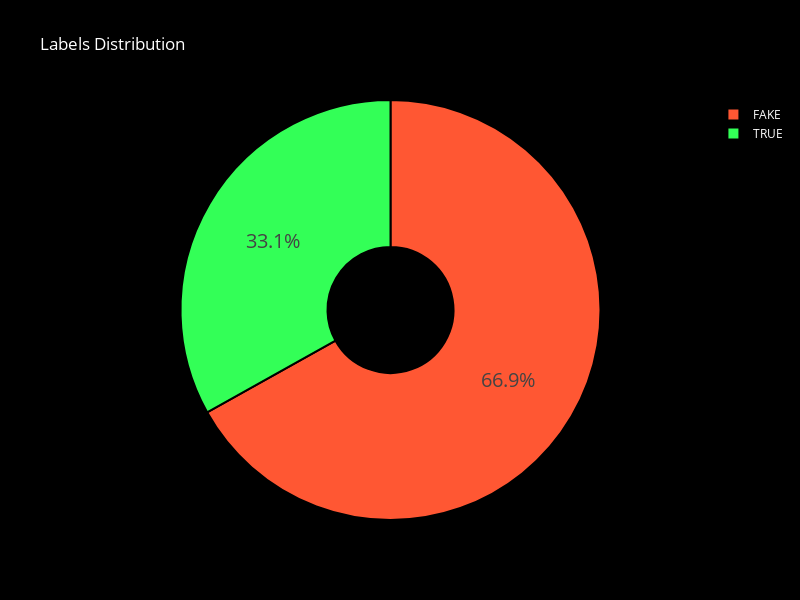

The notebook cell saved with this chart:
### Code cell
# Plot labels distribution
import nbformat

# Define new colors
colors = ['#FF5733', '#33FF57']  # Custom colors

labels = ['FAKE','TRUE']
value_counts = news_df['label'].value_counts()
values = value_counts / len(news_df)

# Create the Pie chart
fig = go.Figure(data=[go.Pie(
    labels=labels,
    values=values,
    hole=0.3,
    hoverinfo='label+percent',
    textinfo='percent',
    textfont_size=20,
    marker=dict(colors=colors, line=dict(color='#000000', width=2))
)])

# Update the layout
fig.update_layout(
    title="Labels Distribution",
    title_font_color="white",
    legend_title_font_color="yellow",
    paper_bgcolor="black",
    plot_bgcolor='black',
    font_color="white",
    width=800,
    height=600
)

# Show the figure
fig.show()

### Figure 1 — Plotly figure (JSON) as saved in the notebook; plotly's stock layout.template omitted (floating-point values rounded to 4 significant figures)
{"data": [{"hole": 0.3, "hoverinfo": "label+percent", "labels": ["FAKE", "TRUE"], "marker": {"colors": ["#FF5733", "#33FF57"], "line": {"color": "#000000", "width": 2}}, "textfont": {"size": 20}, "textinfo": "percent", "type": "pie", "values": [0.669, 0.331]}], "layout": {"font": {"color": "white"}, "height": 600, "legend": {"title": {"font": {"color": "yellow"}}}, "paper_bgcolor": "black", "plot_bgcolor": "black", "title": {"font": {"color": "white"}, "text": "Labels Distribution"}, "width": 800}}
